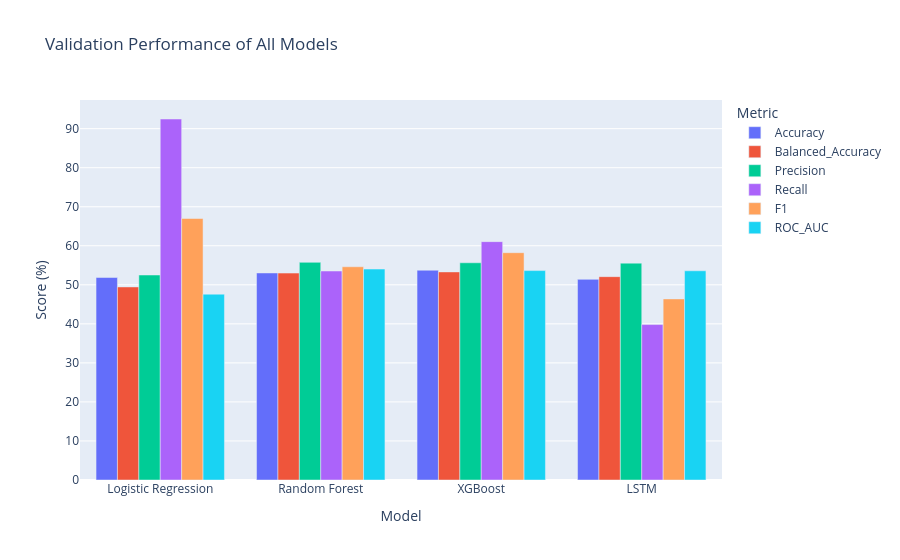

The code cell stored with this chart in its notebook:
### Code cell
metric_df = validation_results.melt(
    id_vars="Model",
    value_vars=[
        "Accuracy",
        "Balanced_Accuracy",
        "Precision",
        "Recall",
        "F1",
        "ROC_AUC"
    ],
    var_name="Metric",
    value_name="Score"
)

metric_df["Score"] = (
    metric_df["Score"] * 100
)

fig = px.bar(
    metric_df,
    x="Model",
    y="Score",
    color="Metric",
    barmode="group",
    title="Validation Performance of All Models"
)

fig.update_layout(
    yaxis_title="Score (%)",
    xaxis_title="Model"
)

fig.show()

### Figure 1 — Plotly figure (JSON) as saved in the notebook; plotly's stock layout.template omitted (floating-point values rounded to 4 significant figures)
{"data": [{"alignmentgroup": "True", "hovertemplate": "Metric=Accuracy<br>Model=%{x}<br>Score=%{y}<extra></extra>", "legendgroup": "Accuracy", "marker": {"color": "#636efa", "pattern": {"shape": ""}}, "name": "Accuracy", "offsetgroup": "Accuracy", "orientation": "v", "showlegend": true, "textposition": "auto", "type": "bar", "x": ["Logistic Regression", "Random Forest", "XGBoost", "LSTM"], "xaxis": "x", "y": [51.87, 53.04, 53.74, 51.4], "yaxis": "y"}, {"alignmentgroup": "True", "hovertemplate": "Metric=Balanced_Accuracy<br>Model=%{x}<br>Score=%{y}<extra></extra>", "legendgroup": "Balanced_Accuracy", "marker": {"color": "#EF553B", "pattern": {"shape": ""}}, "name": "Balanced_Accuracy", "offsetgroup": "Balanced_Accuracy", "orientation": "v", "showlegend": true, "textposition": "auto", "type": "bar", "x": ["Logistic Regression", "Random Forest", "XGBoost", "LSTM"], "xaxis": "x", "y": [49.46, 53.01, 53.3, 52.09], "yaxis": "y"}, {"alignmentgroup": "True", "hovertemplate": "Metric=Precision<br>Model=%{x}<br>Score=%{y}<extra></extra>", "legendgroup": "Precision", "marker": {"color": "#00cc96", "pattern": {"shape": ""}}, "name": "Precision", "offsetgroup": "Precision", "orientation": "v", "showlegend": true, "textposition": "auto", "type": "bar", "x": ["Logistic Regression", "Random Forest", "XGBoost", "LSTM"], "xaxis": "x", "y": [52.51, 55.76, 55.65, 55.56], "yaxis": "y"}, {"alignmentgroup": "True", "hovertemplate": "Metric=Recall<br>Model=%{x}<br>Score=%{y}<extra></extra>", "legendgroup": "Recall", "marker": {"color": "#ab63fa", "pattern": {"shape": ""}}, "name": "Recall", "offsetgroup": "Recall", "orientation": "v", "showlegend": true, "textposition": "auto", "type": "bar", "x": ["Logistic Regression", "Random Forest", "XGBoost", "LSTM"], "xaxis": "x", "y": [92.48, 53.54, 61.06, 39.82], "yaxis": "y"}, {"alignmentgroup": "True", "hovertemplate": "Metric=F1<br>Model=%{x}<br>Score=%{y}<extra></extra>", "legendgroup": "F1", "marker": {"color": "#FFA15A", "pattern": {"shape": ""}}, "name": "F1", "offsetgroup": "F1", "orientation": "v", "showlegend": true, "textposition": "auto", "type": "bar", "x": ["Logistic Regression", "Random Forest", "XGBoost", "LSTM"], "xaxis": "x", "y": [66.99, 54.63, 58.23, 46.39], "yaxis": "y"}, {"alignmentgroup": "True", "hovertemplate": "Metric=ROC_AUC<br>Model=%{x}<br>Score=%{y}<extra></extra>", "legendgroup": "ROC_AUC", "marker": {"color": "#19d3f3", "pattern": {"shape": ""}}, "name": "ROC_AUC", "offsetgroup": "ROC_AUC", "orientation": "v", "showlegend": true, "textposition": "auto", "type": "bar", "x": ["Logistic Regression", "Random Forest", "XGBoost", "LSTM"], "xaxis": "x", "y": [47.6, 54.04, 53.65, 53.59], "yaxis": "y"}], "layout": {"barmode": "group", "legend": {"title": {"text": "Metric"}, "tracegroupgap": 0}, "title": {"text": "Validation Performance of All Models"}, "xaxis": {"anchor": "y", "domain": [0, 1], "title": {"text": "Model"}}, "yaxis": {"anchor": "x", "domain": [0, 1], "title": {"text": "Score (%)"}}}}
